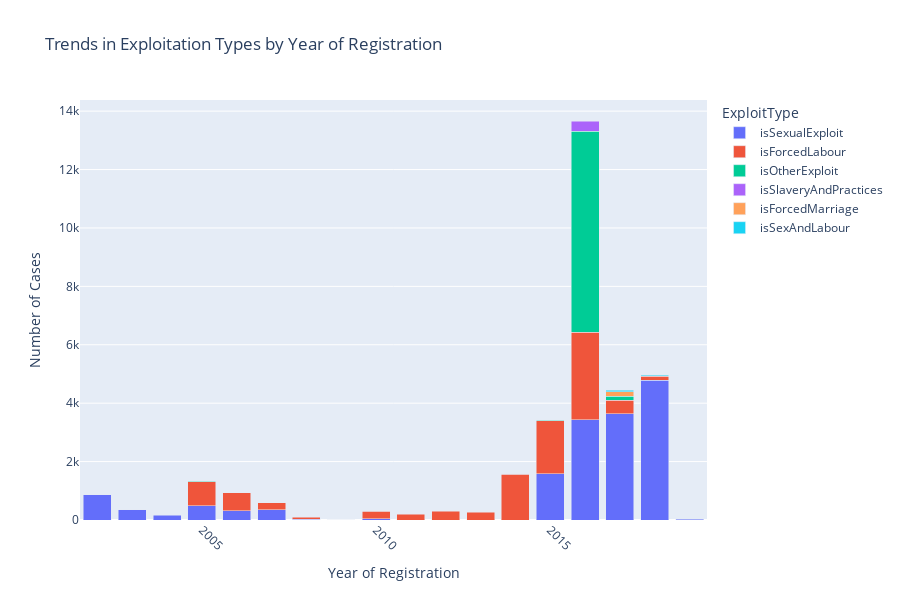

Here is the notebook cell this chart was saved with:
### Markdown cell above
*** from this we can get that 2016 was the golden year of human trafficking (maybe some event triggered it? Some social event? crisis? migrations?).It could be also a backlog of cases being officially registered that year Also the recent years are more prominent, but 2019 is too low after all that peak maybe they didnt collect the whole year data.

### Code cell
# Exploitation features to visualize
exploitation_features = [
    'isForcedLabour', 'isSexualExploit', 'isOtherExploit', 'isSexAndLabour', 
    'isForcedMarriage', 'isForcedMilitary', 'isOrganRemoval', 'isSlaveryAndPractices'
]

# Melt the dataframe to long format
df_melted = df[['yearOfRegistration'] + exploitation_features].melt(id_vars='yearOfRegistration', 
                                                                     var_name='ExploitType', 
                                                                     value_name='Presence')

# Filter rows where Presence is 1 (indicating the presence of the exploit type)
df_melted = df_melted[df_melted['Presence'] == 1]

# Aggregate counts by year and exploit type
df_aggregated = df_melted.groupby(['yearOfRegistration', 'ExploitType']).size().reset_index(name='Count')

# Create an interactive Plotly bar chart
fig = px.bar(df_aggregated, 
             x="yearOfRegistration", 
             y="Count", 
             color="ExploitType", 
             barmode="stack",
             title="Trends in Exploitation Types by Year of Registration",
             labels={"yearOfRegistration": "Year of Registration", "Count": "Number of Cases"},
             height=600)

# Update layout for better readability
fig.update_layout(
    xaxis_title="Year of Registration",
    yaxis_title="Number of Cases",
    xaxis=dict(tickangle=45),
    barmode='stack',  # Stack bars to show the trend for each type of exploitation
)

# Show the plot
fig.show()

### Figure 1 — Plotly figure (JSON) as saved in the notebook; plotly's stock layout.template omitted (floating-point values rounded to 4 significant figures)
{"data": [{"hovertemplate": "ExploitType=isSexualExploit<br>Year of Registration=%{x}<br>Number of Cases=%{y}<extra></extra>", "legendgroup": "isSexualExploit", "marker": {"color": "#636efa", "pattern": {"shape": ""}}, "name": "isSexualExploit", "orientation": "v", "showlegend": true, "textposition": "auto", "type": "bar", "x": [2002, 2003, 2004, 2005, 2006, 2007, 2008, 2010, 2015, 2016, 2017, 2018, 2019], "xaxis": "x", "y": [867, 357, 160, 492, 318, 344, 23, 38, 1578, 3436, 3638, 4788, 28], "yaxis": "y"}, {"hovertemplate": "ExploitType=isForcedLabour<br>Year of Registration=%{x}<br>Number of Cases=%{y}<extra></extra>", "legendgroup": "isForcedLabour", "marker": {"color": "#EF553B", "pattern": {"shape": ""}}, "name": "isForcedLabour", "orientation": "v", "showlegend": true, "textposition": "auto", "type": "bar", "x": [2005, 2006, 2007, 2008, 2009, 2010, 2011, 2012, 2013, 2014, 2015, 2016, 2017, 2018], "xaxis": "x", "y": [817, 622, 251, 66, 15, 260, 193, 306, 268, 1563, 1815, 2988, 469, 139], "yaxis": "y"}, {"hovertemplate": "ExploitType=isOtherExploit<br>Year of Registration=%{x}<br>Number of Cases=%{y}<extra></extra>", "legendgroup": "isOtherExploit", "marker": {"color": "#00cc96", "pattern": {"shape": ""}}, "name": "isOtherExploit", "orientation": "v", "showlegend": true, "textposition": "auto", "type": "bar", "x": [2005, 2010, 2014, 2015, 2016, 2017], "xaxis": "x", "y": [11, 12, 13, 17, 6879, 132], "yaxis": "y"}, {"hovertemplate": "ExploitType=isSlaveryAndPractices<br>Year of Registration=%{x}<br>Number of Cases=%{y}<extra></extra>", "legendgroup": "isSlaveryAndPractices", "marker": {"color": "#ab63fa", "pattern": {"shape": ""}}, "name": "isSlaveryAndPractices", "orientation": "v", "showlegend": true, "textposition": "auto", "type": "bar", "x": [2016], "xaxis": "x", "y": [359], "yaxis": "y"}, {"hovertemplate": "ExploitType=isForcedMarriage<br>Year of Registration=%{x}<br>Number of Cases=%{y}<extra></extra>", "legendgroup": "isForcedMarriage", "marker": {"color": "#FFA15A", "pattern": {"shape": ""}}, "name": "isForcedMarriage", "orientation": "v", "showlegend": true, "textposition": "auto", "type": "bar", "x": [2017, 2018], "xaxis": "x", "y": [154, 14], "yaxis": "y"}, {"hovertemplate": "ExploitType=isSexAndLabour<br>Year of Registration=%{x}<br>Number of Cases=%{y}<extra></extra>", "legendgroup": "isSexAndLabour", "marker": {"color": "#19d3f3", "pattern": {"shape": ""}}, "name": "isSexAndLabour", "orientation": "v", "showlegend": true, "textposition": "auto", "type": "bar", "x": [2017, 2018], "xaxis": "x", "y": [45, 33], "yaxis": "y"}], "layout": {"barmode": "stack", "height": 600, "legend": {"title": {"text": "ExploitType"}, "tracegroupgap": 0}, "title": {"text": "Trends in Exploitation Types by Year of Registration"}, "xaxis": {"anchor": "y", "domain": [0, 1], "tickangle": 45, "title": {"text": "Year of Registration"}}, "yaxis": {"anchor": "x", "domain": [0, 1], "title": {"text": "Number of Cases"}}}}
